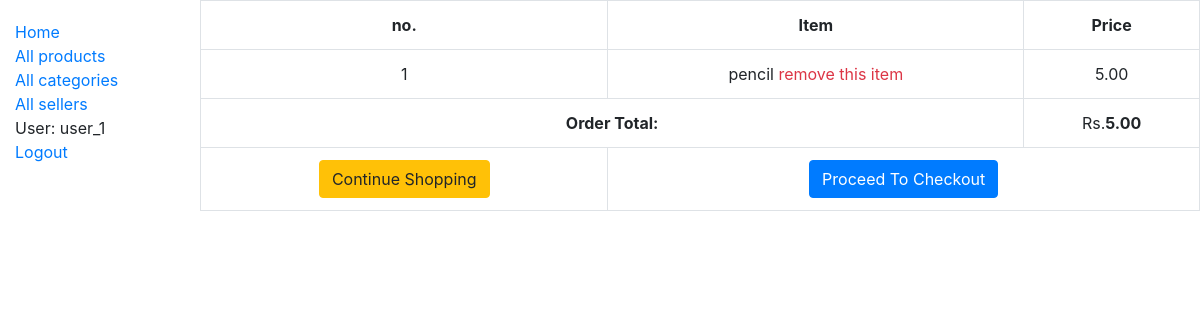
Screenshot of /shopping_cart/order-summary/ (signed in) with the database file from the repository.
### shopping_cart/models.py (models this page shows, shortened)
class OrderItem(models.Model):
    product = models.OneToOneField(Product, on_delete=models.SET_NULL, null=True)
    is_ordered = models.BooleanField(default=False)
    date_added = models.DateTimeField(auto_now=True)
    date_ordered = models.DateTimeField(null=True)

class Order(models.Model):
    ref_code = models.CharField(max_length=15)
    owner = models.ForeignKey(Profile, on_delete=models.SET_NULL, null=True)
    is_ordered = models.BooleanField(default=False)
    items = models.ManyToManyField(OrderItem)
    date_ordered = models.DateTimeField(auto_now=True)
    def get_cart_items(self):
        return self.items.all()
    def get_cart_total(self):
        return sum([item.product.price for item in self.items.all()])

### market/models.py (models this page shows, shortened)
class Product(models.Model):
    name = models.CharField(max_length=50)
    price = models.DecimalField(max_digits=8, decimal_places=2)
    description = models.TextField(max_length=1000, help_text='brief description of the product', blank=True)
    image = models.ImageField(default='default.png',blank=True)
    seller = models.ForeignKey(Seller, on_delete=models.SET_NULL, null=True, blank=True)
    category = models.ManyToManyField(Category, help_text='Categories for this product', blank=True)
    stock = models.PositiveIntegerField(default=1)

### shopping_cart/views.py (the view)
@login_required()
def order_details(request, **kwargs):
    existing_order = get_user_pending_order(request)
    context = {
        'order': existing_order
    }
    return render(request, 'shopping_cart/order_summary.html', context)

### shopping_cart/views.py (called while the page is built)
def get_user_pending_order(request):
    user_profile = get_object_or_404(Profile, user=request.user)
    order = Order.objects.filter(owner=user_profile, is_ordered=False)
    if order.exists():
        return order[0]
    return 0

### shopping_cart/templates/shopping_cart/order_summary.html (shortened to what this page needs)
{% extends "base_generic.html" %}
{% block content %}
 <section>
   <div class="row">
    <table class="table table-hover table-bordered text-center">
      <tr class="text-center">
        <th>no.</th>
        <th>Item</th>
        <th>Price</th>
      </tr>
      {% for item in order.get_cart_items %}
        <tr>
          <td>{{ forloop.counter }}</td>
          <td>
            {{ item.product.name }}
            <span class="pull-right">
              <a href="{% url 'shopping_cart:delete_item' item.id %}" data-balloon="remove this item from cart" class="text-danger" onclick="return confirm_delete();">
                remove this item
              </a>
            </span>
          </td>
          <td>{{ item.product.price }}</td>
        </tr>
      {% empty %}
        <tr>
          <td colspan= 3> You have not added any items yet.</td>
        </tr>
      {% endfor %}
      <tr>
        {% if order.get_cart_total != None %}
        <td colspan=2>
          <strong class="pull-right">Order Total:</strong>
        </td>
        <td colspan= 1>
          Rs.<strong>{{ order.get_cart_total }}</strong>
        </td>
        {% endif %}
      </tr>
      <tr>
        <td colspan=1 >
          <a href="{% url 'market:products' %}" class="btn btn-warning pull-left">
            {% if order %}Continue Shopping{% else %}Add Items to Cart {% endif %}
          </a>
        </td>
        <td colspan=2>
          {% if order.get_cart_items %}
            <a href="{% url 'shopping_cart:checkout' %}" class="pull-right btn btn-primary">Proceed To Checkout</a>
          {% endif %}
        </td>
      </tr>
    </table>
   </div>
 </section>
{% endblock %}

### market/templates/base_generic.html (shortened to what this page needs)
<!DOCTYPE html>
<html lang="en">
<head>
  <link rel="stylesheet" href="https://stackpath.bootstrapcdn.com/bootstrap/4.1.3/css/bootstrap.min.css">
  {% load static %}
  <link rel="stylesheet" href="{% static 'css/styles.css' %}">
</head>
<body>
  <div class="container-fluid">
    <div class="row">
      <div class="col-sm-2">
      {% block sidebar %}
        <ul class="sidebar-nav">
          <li><a href="{% url 'market:index' %}">Home</a></li>
          <li><a href="{% url 'market:products' %}">All products</a></li>
          <li><a href="{% url 'market:categories' %}">All categories</a></li>
          <li><a href="{% url 'market:sellers' %}">All sellers</a></li>
          {% if user.is_authenticated %}
            <li>User: {{ user.get_username }}</li>
            <li><a href="{% url 'accounts:logout' %}?next={{request.path}}">Logout</a></li>
          {% else %}
            <li><a href="{% url 'accounts:login' %}?next={{request.path}}">Login</a></li>
          {% endif %}
        </ul>
     {% endblock %}
      </div>
      <div class="col-sm-10 ">{% block content %}{% endblock %}</div>
    </div>
  </div>
</body>
</html>

### market/static/css/styles.css (style rules this page uses)
.sidebar-nav { margin-top: 20px; padding: 0; list-style: none; }

### rows the page displays
OrderItem: product.name "pencil", product.price "5.00"
Order: get_cart_total "5.00"

### other values shown
{{ user.get_username }} "user_1"
